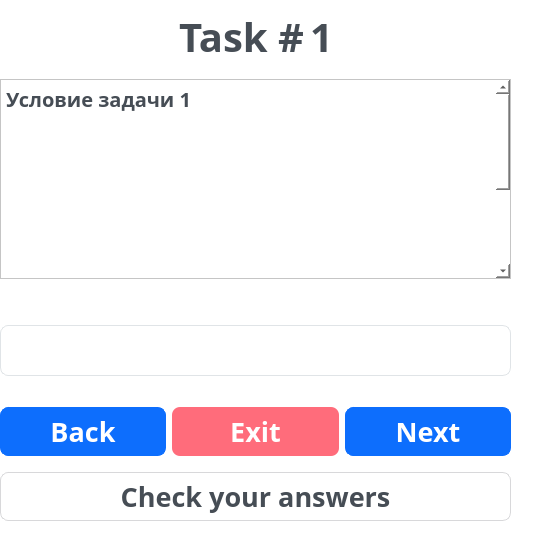
<?xml version="1.0" encoding="UTF-8"?>
<ui version="4.0">
 <class>MathematicalTasks</class>
 <widget class="QWidget" name="MathematicalTasks">
  <property name="geometry">
   <rect>
    <x>0</x>
    <y>0</y>
    <width>533</width>
    <height>540</height>
   </rect>
  </property>
  <property name="sizePolicy">
   <sizepolicy hsizetype="Expanding" vsizetype="Expanding">
    <horstretch>0</horstretch>
    <verstretch>0</verstretch>
   </sizepolicy>
  </property>
  <property name="minimumSize">
   <size>
    <width>533</width>
    <height>540</height>
   </size>
  </property>
  <property name="windowTitle">
   <string>Form</string>
  </property>
  <property name="styleSheet">
   <string notr="true">QWidget {
  background-color: #fff;
}
QLabel {
  color: #464d55;
  font-weight: 600;
}
QLabel#heading {
  color: #0f1925;
  font-size: 18px;
  margin-bottom: 10px;
}

QLabel#subheading {
  color: #0f1925;
  font-size: 12px;
  font-weight: normal;
  margin-bottom: 10px;
}
QLineEdit {
color: black;
  border-radius: 8px;
  border: 1px solid #e0e4e7;
  padding: 5px 15px;
}

QLineEdit:focus {
  border: 1px solid #d0e3ff;
}

QLineEdit::placeholder {
  color: #767e89;
}
QPushButton {
  background-color: #0d6efd;
  color: #fff;
  font-weight: 600;
  border-radius: 8px;
  border: 1px solid #0d6efd;
  padding: 5px 15px;
  margin-top: 10px;
  outline: 0px;
}
QPushButton:hover,
QPushButton:focus {
  background-color: #0b5ed7;
  border: 3px solid #9ac3fe;
}</string>
  </property>
  <widget class="QWidget" name="widget" native="true">
   <property name="geometry">
    <rect>
     <x>0</x>
     <y>0</y>
     <width>535</width>
     <height>520</height>
    </rect>
   </property>
   <property name="sizePolicy">
    <sizepolicy hsizetype="Expanding" vsizetype="Expanding">
     <horstretch>0</horstretch>
     <verstretch>0</verstretch>
    </sizepolicy>
   </property>
   <property name="minimumSize">
    <size>
     <width>513</width>
     <height>520</height>
    </size>
   </property>
   <layout class="QVBoxLayout" name="verticalLayout">
    <property name="sizeConstraint">
     <enum>QLayout::SetFixedSize</enum>
    </property>
    <item>
     <widget class="QWidget" name="horizontalWidget_NumTask" native="true">
      <property name="sizePolicy">
       <sizepolicy hsizetype="MinimumExpanding" vsizetype="Expanding">
        <horstretch>0</horstretch>
        <verstretch>0</verstretch>
       </sizepolicy>
      </property>
      <property name="minimumSize">
       <size>
        <width>0</width>
        <height>0</height>
       </size>
      </property>
      <layout class="QHBoxLayout" name="horizontalLayout_2">
       <item>
        <spacer name="horizontalSpacer_NumTask">
         <property name="orientation">
          <enum>Qt::Horizontal</enum>
         </property>
         <property name="sizeHint" stdset="0">
          <size>
           <width>40</width>
           <height>20</height>
          </size>
         </property>
        </spacer>
       </item>
       <item>
        <widget class="QLabel" name="label_Num">
         <property name="sizePolicy">
          <sizepolicy hsizetype="Fixed" vsizetype="Expanding">
           <horstretch>0</horstretch>
           <verstretch>0</verstretch>
          </sizepolicy>
         </property>
         <property name="font">
          <font>
           <family>Quicksand</family>
           <pointsize>30</pointsize>
           <bold>true</bold>
          </font>
         </property>
         <property name="layoutDirection">
          <enum>Qt::LeftToRight</enum>
         </property>
         <property name="text">
          <string>Task #</string>
         </property>
         <property name="alignment">
          <set>Qt::AlignCenter</set>
         </property>
        </widget>
       </item>
       <item>
        <widget class="QLabel" name="label_NextTask">
         <property name="sizePolicy">
          <sizepolicy hsizetype="Fixed" vsizetype="Expanding">
           <horstretch>0</horstretch>
           <verstretch>0</verstretch>
          </sizepolicy>
         </property>
         <property name="font">
          <font>
           <family>Quicksand</family>
           <pointsize>30</pointsize>
           <bold>true</bold>
          </font>
         </property>
         <property name="text">
          <string>1</string>
         </property>
        </widget>
       </item>
       <item>
        <spacer name="horizontalSpacer_NumTask_2">
         <property name="orientation">
          <enum>Qt::Horizontal</enum>
         </property>
         <property name="sizeHint" stdset="0">
          <size>
           <width>40</width>
           <height>20</height>
          </size>
         </property>
        </spacer>
       </item>
      </layout>
     </widget>
    </item>
    <item>
     <widget class="QScrollArea" name="scrollArea">
      <property name="sizePolicy">
       <sizepolicy hsizetype="Ignored" vsizetype="Fixed">
        <horstretch>0</horstretch>
        <verstretch>200</verstretch>
       </sizepolicy>
      </property>
      <property name="minimumSize">
       <size>
        <width>0</width>
        <height>200</height>
       </size>
      </property>
      <property name="verticalScrollBarPolicy">
       <enum>Qt::ScrollBarAlwaysOn</enum>
      </property>
      <property name="horizontalScrollBarPolicy">
       <enum>Qt::ScrollBarAlwaysOff</enum>
      </property>
      <property name="sizeAdjustPolicy">
       <enum>QAbstractScrollArea::AdjustIgnored</enum>
      </property>
      <property name="widgetResizable">
       <bool>true</bool>
      </property>
      <property name="alignment">
       <set>Qt::AlignLeading|Qt::AlignLeft|Qt::AlignTop</set>
      </property>
      <widget class="QWidget" name="scrollAreaWidgetContents_2">
       <property name="geometry">
        <rect>
         <x>0</x>
         <y>0</y>
         <width>509</width>
         <height>350</height>
        </rect>
       </property>
       <property name="sizePolicy">
        <sizepolicy hsizetype="Ignored" vsizetype="Ignored">
         <horstretch>0</horstretch>
         <verstretch>0</verstretch>
        </sizepolicy>
       </property>
       <property name="minimumSize">
        <size>
         <width>0</width>
         <height>350</height>
        </size>
       </property>
       <widget class="QLabel" name="label_Task">
        <property name="geometry">
         <rect>
          <x>5</x>
          <y>5</y>
          <width>480</width>
          <height>2000</height>
         </rect>
        </property>
        <property name="sizePolicy">
         <sizepolicy hsizetype="Ignored" vsizetype="Ignored">
          <horstretch>0</horstretch>
          <verstretch>0</verstretch>
         </sizepolicy>
        </property>
        <property name="minimumSize">
         <size>
          <width>0</width>
          <height>0</height>
         </size>
        </property>
        <property name="maximumSize">
         <size>
          <width>16777215</width>
          <height>16777215</height>
         </size>
        </property>
        <property name="font">
         <font>
          <family>Quicksand</family>
          <pointsize>15</pointsize>
          <bold>true</bold>
         </font>
        </property>
        <property name="text">
         <string>Условие задачи 1</string>
        </property>
        <property name="scaledContents">
         <bool>false</bool>
        </property>
        <property name="alignment">
         <set>Qt::AlignLeading|Qt::AlignLeft|Qt::AlignTop</set>
        </property>
        <property name="wordWrap">
         <bool>true</bool>
        </property>
       </widget>
      </widget>
     </widget>
    </item>
    <item>
     <spacer name="verticalSpacer_5">
      <property name="orientation">
       <enum>Qt::Vertical</enum>
      </property>
      <property name="sizeHint" stdset="0">
       <size>
        <width>20</width>
        <height>40</height>
       </size>
      </property>
     </spacer>
    </item>
    <item>
     <widget class="QLineEdit" name="lineEdit_Answer">
      <property name="sizePolicy">
       <sizepolicy hsizetype="Expanding" vsizetype="Expanding">
        <horstretch>0</horstretch>
        <verstretch>0</verstretch>
       </sizepolicy>
      </property>
      <property name="font">
       <font>
        <family>Quicksand</family>
        <pointsize>20</pointsize>
       </font>
      </property>
     </widget>
    </item>
    <item>
     <spacer name="verticalSpacer_4">
      <property name="orientation">
       <enum>Qt::Vertical</enum>
      </property>
      <property name="sizeHint" stdset="0">
       <size>
        <width>511</width>
        <height>15</height>
       </size>
      </property>
     </spacer>
    </item>
    <item>
     <layout class="QHBoxLayout" name="horizontalLayout">
      <item>
       <widget class="QPushButton" name="pushButton_Back">
        <property name="sizePolicy">
         <sizepolicy hsizetype="Expanding" vsizetype="Expanding">
          <horstretch>0</horstretch>
          <verstretch>0</verstretch>
         </sizepolicy>
        </property>
        <property name="minimumSize">
         <size>
          <width>0</width>
          <height>0</height>
         </size>
        </property>
        <property name="font">
         <font>
          <family>Quicksand</family>
          <pointsize>20</pointsize>
          <bold>true</bold>
         </font>
        </property>
        <property name="text">
         <string>Back</string>
        </property>
       </widget>
      </item>
      <item>
       <widget class="QPushButton" name="pushButton_Exit">
        <property name="sizePolicy">
         <sizepolicy hsizetype="Expanding" vsizetype="Expanding">
          <horstretch>0</horstretch>
          <verstretch>0</verstretch>
         </sizepolicy>
        </property>
        <property name="minimumSize">
         <size>
          <width>0</width>
          <height>0</height>
         </size>
        </property>
        <property name="font">
         <font>
          <family>Quicksand</family>
          <pointsize>20</pointsize>
          <bold>true</bold>
         </font>
        </property>
        <property name="styleSheet">
         <string notr="true">QPushButton {
background-color: rgb(255, 108, 123);
border: 0px;
}</string>
        </property>
        <property name="text">
         <string>Exit</string>
        </property>
       </widget>
      </item>
      <item>
       <widget class="QPushButton" name="pushButton_Next">
        <property name="sizePolicy">
         <sizepolicy hsizetype="Expanding" vsizetype="Expanding">
          <horstretch>0</horstretch>
          <verstretch>0</verstretch>
         </sizepolicy>
        </property>
        <property name="minimumSize">
         <size>
          <width>0</width>
          <height>0</height>
         </size>
        </property>
        <property name="font">
         <font>
          <family>Quicksand</family>
          <pointsize>20</pointsize>
          <bold>true</bold>
         </font>
        </property>
        <property name="text">
         <string>Next</string>
        </property>
       </widget>
      </item>
     </layout>
    </item>
    <item>
     <widget class="QPushButton" name="pushButton_Stat">
      <property name="font">
       <font>
        <family>Quicksand</family>
        <pointsize>20</pointsize>
        <bold>true</bold>
       </font>
      </property>
      <property name="styleSheet">
       <string notr="true">QPushButton {
background-color: rgb(255, 255, 255);
color: rgb(70, 77, 85);
border: 1px solid rgb(216, 216, 218);
}</string>
      </property>
      <property name="text">
       <string>Check your answers</string>
      </property>
     </widget>
    </item>
   </layout>
  </widget>
 </widget>
 <resources/>
 <connections/>
</ui>
